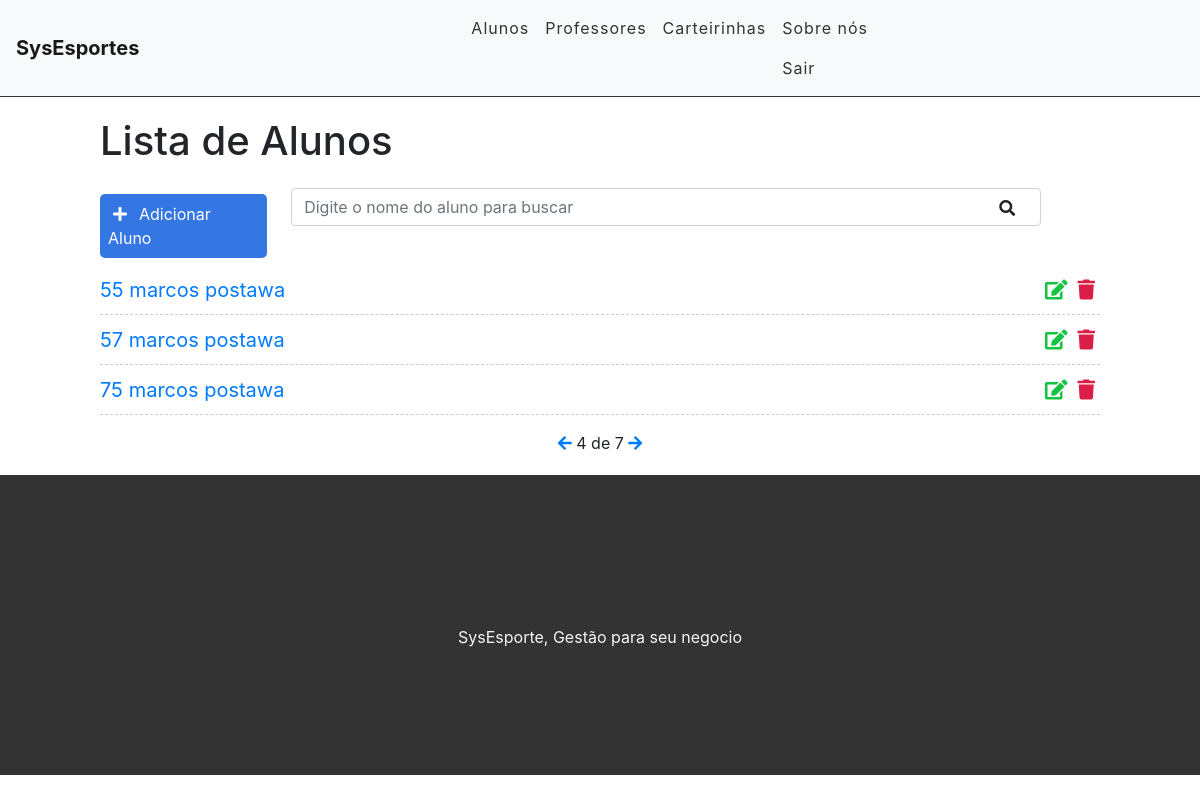
/aluno/listaluno/?page=4 (signed in), run on the app's committed database.
### aluno/models.py (models this page shows, shortened)
class Aluno(models.Model):
    id_aluno = models.AutoField('Id do Aluno', primary_key=True)
    num_matricula = models.CharField('Matricula', max_length=50, blank=True)
    nome = models.CharField('Nome', max_length=30, blank=False, null=False)
    sobrenome = models.CharField('Sobre Nome', max_length=100, blank=False, null=False)
    nascimento = models.DateField('Nascimento', auto_now_add=False)
    rg = models.CharField('Rg/Registro', max_length=30, blank=True, null=True)
    cpf = models.CharField('CPF', unique=True, max_length=14, blank=True, null=True)
    sexo = models.CharField(max_length=4, choices=TIPO_SEXO, blank=True, null=True)
    altura = models.DecimalField('Altura', max_digits=8, decimal_places=2, default=0, blank=True, null=True)
    peso = models.DecimalField('Peso', max_digits=8, decimal_places=4, default=0, blank=True, null=True)
    tipo_sanguinio = models.CharField('Tipo Sanguinio', max_length=11, blank=True, null=True)
    email = models.EmailField(blank=True, null=True)
    fone1 = models.CharField('Telefone', max_length=13, blank=True, null=True)
    fone2 = models.CharField('Celular', max_length=13, blank=True, null=True)
    fone3 = models.CharField('Whatsapp', max_length=13, blank=True, null=True)
    pai = models.CharField(max_length=100, blank=True, null=True)
    fone4 = models.CharField('Telefone', max_length=13, blank=True, null=True)
    mae = models.CharField('Mãe', max_length=100, blank=True, null=True)
    fone5 = models.CharField('Telefone', max_length=13, blank=True, null=True)
    cep = models.CharField(max_length=9, blank=True, null=True)
    estado = models.CharField(max_length=30, blank=True, null=True, default='')
    cidade = models.CharField(max_length=50, blank=True, null=True, default='')
    rua = models.CharField(max_length=50, blank=True, null=True, default='')
    img = models.ImageField(upload_to='aluno/images/', verbose_name='Foto', null=True,  blank=True,)
    escolinha = models.ForeignKey(dadosEscolinha, blank=True, null=True, on_delete=models.CASCADE)
    data_cadastro = models.DateTimeField('Cadastrado em', auto_now_add=True)
    data_atualizacao = models.DateTimeField('Atualizado em', auto_now=True)
    class Meta:
        ordering = ['nome']
    @property
    def nome_completo(self):
        return '{} {}'.format(self.nome, self.sobrenome)

### aluno/views.py (the view)
# urls.py: path('listaluno/', views.ListaAlunos, name='lista_aluno'),
@login_required
def ListaAlunos(request):
	search = request.GET.get('search')
	if search:
		aluno1 = Aluno.objects.filter(nome__icontains=search)
		aluno2 = Aluno.objects.filter(cpf__exact=search)
		alunos = aluno1 or aluno2
	else:
		alunos_list = Aluno.objects.all().order_by('nome')
		paginator = Paginator(alunos_list, 3)
		page = request.GET.get('page')
		alunos = paginator.get_page(page)
	return render(request, 'aluno/listaluno.html', {'alunos': alunos})

### templates/aluno/listaluno.html (shortened to what this page needs)
{% extends 'system/base.html' %}
{% load staticfiles %}
{% block content %}
<div class="offset-1 col-10 list-div">
	<h1>Lista de Alunos</h1>
	<a id="add-link" href="{% url 'aluno:cadastro_aluno' %}">
		<div class="col-2 add-div">
			<i class="fas fa-plus"></i>Adicionar Aluno
		</div>
	</a>
	<div class="col-9 search-div">
		<form method="GET" id="search-form">
			<input class="form-control" type="text" id="search" name="search" placeholder="Digite o nome do aluno para buscar" value="{{request.GET.search}}">
			<label id="search-btn"><i class="fas fa-search" ></i></label>
	</form>
	</div>
	<ul class="aluno-list">
		{% for aluno in alunos %}
		<li class="aluno-item">
			<span><a href="{% url 'aluno:detalhe_aluno' aluno.pk %}">
			{{aluno.id_aluno}} {{aluno.nome_completo}}
			</a></span>
			<span><a href="{% url 'aluno:delete_aluno' aluno.pk%}" class="delete-btn"><i class="fas fa-trash"></i></a></span>
			<span><a href="{% url 'aluno:edita_cadastro' aluno.pk %}"><i class="fas fa-edit"></i></a></span>
		</li>
		{% endfor %}
	</ul>
	<div class="pagination">
		<span class="step-links">
			{% if alunos.has_previous %}
				<a href="?page={{alunos.previous_page_number}}"><i class="fas fa-arrow-left"></i></a>
			{% endif %}
			{% if alunos.paginator %}
			<span class="corrent">
				{{alunos.number}} de {{alunos.paginator.num_pages}}
			</span>
			{% endif %}
			{% if alunos.has_next%}
				<a href="?page={{alunos.next_page_number}}"><i class="fas fa-arrow-right"></i></a>
			{% endif %}
		</span>
	</div>
</div>
{% endblock %}

### static/system/css/styles.css (style rules this page uses)
#add-link { text-decoration: none; }
.add-div { background-color: #3476e2; cursor: pointer; display: inline-block; color: #fff; padding: 8px; border-radius: 5px; margin-right: 20px; }
.fas.fa-plus { color: #fff; margin-right: 12px; margin-left: 5px; }
.fas.fa-search { position: absolute; top: 12px; right: 26px; cursor: pointer; }
.search-div { padding: 0px; display: inline-block; margin-bottom: 15px; margin-top: 15px; }
.list-div { padding: 0; }
.aluno-list { padding-left: 0; }
.aluno-item { list-style: none; font-size: 20px; height: 50px; padding-top: 10px; border-bottom: 1px dashed #ccc; }
.fas.fa-trash, .fas.fa-edit { cursor: pointer; margin: 5px; font-size: 20px; float: right; }
.fas.fa-trash { color: #db1e47; }
.fas.fa-edit { color: #13c43f; }
.pagination { margin-bottom: 20px; }
.step-links { position: relative; margin-left: auto; margin-right: auto; }

### data on the page
Aluno: id_aluno "55", nome_completo "marcos postawa"
Aluno: id_aluno "57", nome_completo "marcos postawa"
Aluno: id_aluno "75", nome_completo "marcos postawa"

### other printed values
{{ alunos.number }} "4"
{{ alunos.paginator.num_pages }} "7"
